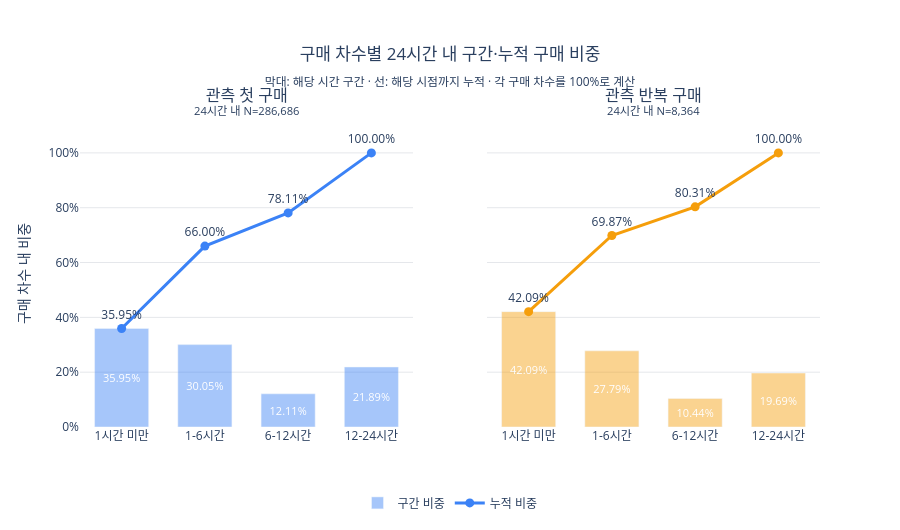

Source (notebook cell):
### Code cell
fig.update_layout(
    title=dict(
        text=(
            '구매 차수별 24시간 내 구간·누적 구매 비중<br>'
            '<sub>막대: 해당 시간 구간 · 선: 해당 시점까지 누적 · 각 구매 차수를 100%로 계산</sub>'
        ),
        x=0.5,
        xanchor='center',
    ),
    yaxis_range=[0, 112],
    yaxis2_range=[0, 112],
    plot_bgcolor='white',
    height=530,
    bargap=0.35,
    margin=dict(t=120, b=100),
    legend_title_text='',
    legend=dict(orientation='h', y=-0.20, x=0.5, xanchor='center', yanchor='top'),
)
fig.update_xaxes(title_text='')
fig.update_yaxes(ticksuffix='%', gridcolor='#E5E7EB')
fig.update_yaxes(title_text='구매 차수 내 비중', row=1, col=1)
fig.show()

### Figure 1 — Plotly figure (JSON) as saved in the notebook; plotly's stock layout.template omitted (floating-point values rounded to 4 significant figures)
{"data": [{"customdata": [[103053], [86161], [34713], [62759]], "hovertemplate": "%{x}<br>해당 구간 비중 %{y:.2f}%<br>구매 에피소드 %{customdata[0]:,.0f}<extra></extra>", "insidetextanchor": "middle", "marker": {"color": "#3B82F6"}, "name": "구간 비중", "opacity": 0.45, "showlegend": true, "text": [35.95, 30.05, 12.11, 21.89], "textfont": {"color": "white", "size": 11}, "textposition": "inside", "texttemplate": "%{text:.2f}%", "type": "bar", "x": ["1시간 미만", "1-6시간", "6-12시간", "12-24시간"], "xaxis": "x", "y": [35.95, 30.05, 12.11, 21.89], "yaxis": "y"}, {"customdata": [[103053], [189214], [223927], [286686]], "hovertemplate": "%{x} 구간까지<br>누적 비중 %{y:.2f}%<br>누적 구매 에피소드 %{customdata[0]:,.0f}<extra></extra>", "line": {"color": "#3B82F6", "width": 3}, "marker": {"size": 9}, "mode": "lines+markers+text", "name": "누적 비중", "showlegend": true, "text": [35.95, 66.0, 78.11, 100.0], "textposition": "top center", "texttemplate": "%{text:.2f}%", "type": "scatter", "x": ["1시간 미만", "1-6시간", "6-12시간", "12-24시간"], "xaxis": "x", "y": [35.95, 66.0, 78.11, 100.0], "yaxis": "y"}, {"customdata": [[3520], [2324], [873], [1647]], "hovertemplate": "%{x}<br>해당 구간 비중 %{y:.2f}%<br>구매 에피소드 %{customdata[0]:,.0f}<extra></extra>", "insidetextanchor": "middle", "marker": {"color": "#F59E0B"}, "name": "구간 비중", "opacity": 0.45, "showlegend": false, "text": [42.09, 27.79, 10.44, 19.69], "textfont": {"color": "white", "size": 11}, "textposition": "inside", "texttemplate": "%{text:.2f}%", "type": "bar", "x": ["1시간 미만", "1-6시간", "6-12시간", "12-24시간"], "xaxis": "x2", "y": [42.09, 27.79, 10.44, 19.69], "yaxis": "y2"}, {"customdata": [[3520], [5844], [6717], [8364]], "hovertemplate": "%{x} 구간까지<br>누적 비중 %{y:.2f}%<br>누적 구매 에피소드 %{customdata[0]:,.0f}<extra></extra>", "line": {"color": "#F59E0B", "width": 3}, "marker": {"size": 9}, "mode": "lines+markers+text", "name": "누적 비중", "showlegend": false, "text": [42.09, 69.87, 80.31, 100.0], "textposition": "top center", "texttemplate": "%{text:.2f}%", "type": "scatter", "x": ["1시간 미만", "1-6시간", "6-12시간", "12-24시간"], "xaxis": "x2", "y": [42.09, 69.87, 80.31, 100.0], "yaxis": "y2"}], "layout": {"annotations": [{"font": {"size": 16}, "showarrow": false, "text": "관측 첫 구매<br><sup>24시간 내 N=286,686</sup>", "x": 0.225, "xanchor": "center", "xref": "paper", "y": 1, "yanchor": "bottom", "yref": "paper"}, {"font": {"size": 16}, "showarrow": false, "text": "관측 반복 구매<br><sup>24시간 내 N=8,364</sup>", "x": 0.775, "xanchor": "center", "xref": "paper", "y": 1, "yanchor": "bottom", "yref": "paper"}], "bargap": 0.35, "height": 530, "legend": {"orientation": "h", "title": {"text": ""}, "x": 0.5, "xanchor": "center", "y": -0.2, "yanchor": "top"}, "margin": {"b": 100, "t": 120}, "plot_bgcolor": "white", "title": {"text": "구매 차수별 24시간 내 구간·누적 구매 비중<br><sub>막대: 해당 시간 구간 · 선: 해당 시점까지 누적 · 각 구매 차수를 100%로 계산</sub>", "x": 0.5, "xanchor": "center"}, "xaxis": {"anchor": "y", "domain": [0, 0.45], "title": {"text": ""}}, "xaxis2": {"anchor": "y2", "domain": [0.55, 1], "title": {"text": ""}}, "yaxis": {"anchor": "x", "domain": [0, 1], "gridcolor": "#E5E7EB", "range": [0, 112], "ticksuffix": "%", "title": {"text": "구매 차수 내 비중"}}, "yaxis2": {"anchor": "x2", "domain": [0, 1], "gridcolor": "#E5E7EB", "matches": "y", "range": [0, 112], "showticklabels": false, "ticksuffix": "%"}}}
